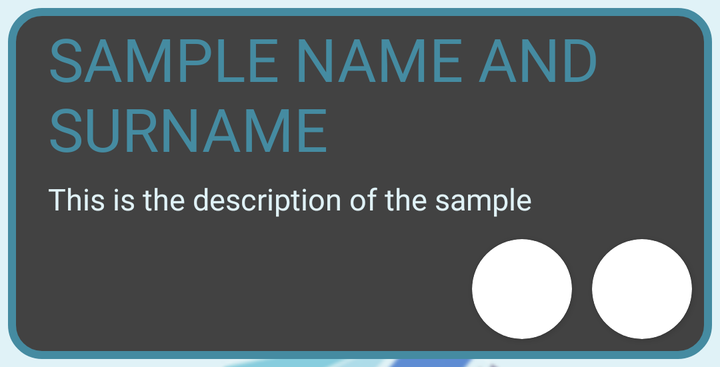
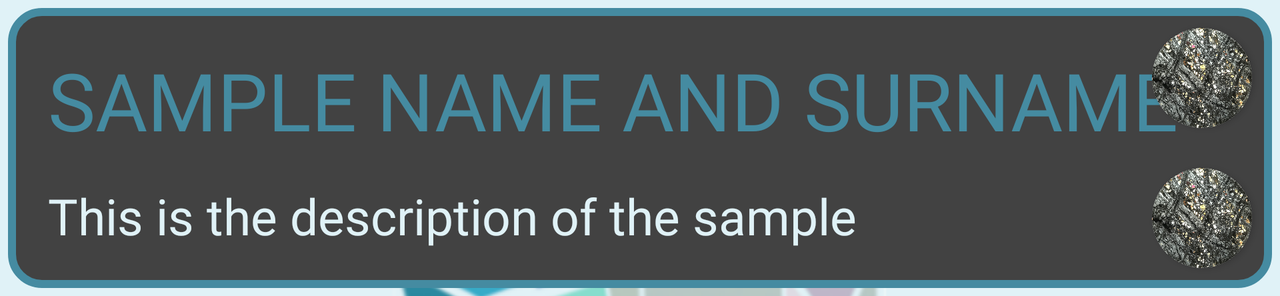

Two renders of one Android screen. The first uses the default layout on a phone; the second uses the alternative layout the repository ships for a different screen configuration, on a matching device. The two XML files are below.
<!-- AndroidManifest.xml: application theme Theme.Minescope -->
<!-- res/layout/sample.xml -->
<?xml version="1.0" encoding="utf-8"?>
<androidx.constraintlayout.widget.ConstraintLayout xmlns:android="http://schemas.android.com/apk/res/android"
    xmlns:app="http://schemas.android.com/apk/res-auto"
    xmlns:tools="http://schemas.android.com/tools"
    android:layout_width="match_parent"
    android:layout_height="wrap_content"
    android:layout_margin="4dp"
    android:background="@drawable/mineral_background">

    <TextView
        android:id="@+id/sample_namesurname"
        android:layout_width="wrap_content"
        android:maxWidth="360dp"
        android:layout_height="wrap_content"
        android:layout_marginStart="20dp"
        android:layout_marginTop="5dp"
        tools:text="SAMPLE NAME AND SURNAME"
        android:textColor="?attr/colorSecondary"
        android:textSize="30sp"
        app:layout_constraintStart_toStartOf="parent"
        app:layout_constraintTop_toTopOf="parent"
        tools:ignore="HardcodedText" />

    <TextView
        android:id="@+id/sample_short_description"
        android:layout_width="wrap_content"
        android:layout_height="wrap_content"
        android:layout_marginStart="20dp"
        android:layout_marginTop="5dp"
        android:maxWidth="360dp"
        android:text="This is the description of the sample"
        android:textColor="?attr/colorPrimary"
        android:textSize="15sp"
        app:layout_constraintStart_toStartOf="parent"
        app:layout_constraintTop_toBottomOf="@+id/sample_namesurname"
        tools:ignore="HardcodedText" />

    <androidx.cardview.widget.CardView
        android:id="@+id/card"
        android:layout_width="50dp"
        android:layout_height="50dp"
        android:layout_margin="10dp"
        app:cardCornerRadius="700dp"
        app:layout_constraintBottom_toBottomOf="parent"
        app:layout_constraintEnd_toEndOf="parent"
        app:layout_constraintTop_toBottomOf="@+id/sample_short_description">

        <ImageView
            android:id="@+id/image"
            android:layout_width="match_parent"
            android:layout_height="700dp"
            android:layout_gravity="center"
            android:paddingTop="4dp"
            android:scaleType="fitCenter"
            android:scaleX="1.2"
            android:scaleY="1.2"
            app:layout_constraintEnd_toEndOf="parent"
            app:layout_constraintStart_toStartOf="parent"
            app:layout_constraintTop_toTopOf="parent" />

    </androidx.cardview.widget.CardView>

    <androidx.cardview.widget.CardView
        android:id="@+id/card2"
        android:layout_width="50dp"
        android:layout_height="50dp"
        android:layout_margin="10dp"
        app:cardCornerRadius="700dp"
        app:layout_constraintBottom_toBottomOf="parent"
        app:layout_constraintEnd_toStartOf="@+id/card"
        app:layout_constraintTop_toBottomOf="@+id/sample_short_description">

        <ImageView
            android:id="@+id/image2"
            android:layout_width="match_parent"
            android:layout_height="700dp"
            android:layout_gravity="center"
            android:paddingTop="4dp"
            android:scaleType="fitCenter"
            android:scaleX="1.2"
            android:scaleY="1.2"
            app:layout_constraintEnd_toEndOf="parent"
            app:layout_constraintStart_toStartOf="parent"
            app:layout_constraintTop_toTopOf="parent" />

    </androidx.cardview.widget.CardView>

</androidx.constraintlayout.widget.ConstraintLayout>
<!-- resources referenced by this layout -->
<resources>
  <!-- drawable mineral_background (drawable) -->
  <?xml version="1.0" encoding="UTF-8"?>
  <shape xmlns:android="http://schemas.android.com/apk/res/android">
      <stroke android:width="4dp" android:color="?attr/colorSecondary"/>
      <corners android:radius="15dp"/>
      <solid android:color="@color/dark_gray"/>
      <padding android:left="0dp" android:top="0dp" android:right="0dp" android:bottom="0dp" />
  </shape>
  <style name="Theme.Minescope" parent="Theme.MaterialComponents.DayNight.NoActionBar">
          
          <item name="colorPrimary">@color/azure_x_11_web</item>
          <item name="colorPrimaryVariant">@color/darker_light</item>
          <item name="colorOnPrimary">@color/white</item>
          
          <item name="colorSecondary">@color/blue_munsell</item>
          <item name="colorSecondaryVariant">@color/darker_dark</item>
          <item name="colorOnSecondary">@color/black</item>
          
          <item name="android:statusBarColor" tools:targetApi="l">?attr/colorPrimary</item>
          
  
          //LOGO IMAGE
          <item name="logo_image">@drawable/logo_light</item>
  
          //LAUNCH SCREEN
          <item name="android:windowBackground">@drawable/launch_screen</item>
  
          //FONT
          <item name="fontFamily">@font/permanent_marker</item>
      </style>
  
      //TABS
  <color name="dark_gray">#424242</color> //Color Palette
  <color name="azure_x_11_web">#E0F2F7</color> //Color Palette
      //Lighter light is white
  <color name="darker_light">#AEBFC4</color>
  <color name="white">#FFFFFFFF</color> //Color Palette
  
      //APP COLORS
      //Dark colors
  <color name="blue_munsell">#458BA1</color> //Color Palette
  <color name="darker_dark">#025E72</color>
  <color name="black">#FF000000</color> //Color Palette
  <!-- drawable logo_light: png bitmap (drawable, 74678 bytes) -->
  <!-- drawable launch_screen (drawable) -->
  <?xml version="1.0" encoding="utf-8"?>
  <layer-list xmlns:android="http://schemas.android.com/apk/res/android">
      <item android:drawable="?attr/colorPrimary"/>
      <item>
          <bitmap android:gravity="center" android:src="?attr/logo_image"/>
      </item>
  </layer-list>
</resources>
<!-- res/layout-land/sample.xml (the repository's variant of the layout above) -->
<!-- drawn on the phone turned sideways -->
<?xml version="1.0" encoding="utf-8"?>
<androidx.constraintlayout.widget.ConstraintLayout xmlns:android="http://schemas.android.com/apk/res/android"
    xmlns:app="http://schemas.android.com/apk/res-auto"
    xmlns:tools="http://schemas.android.com/tools"
    android:layout_width="match_parent"
    android:layout_height="wrap_content"
    android:layout_margin="4dp"
    android:background="@drawable/mineral_background">

    <TextView
        android:id="@+id/sample_namesurname"
        android:layout_width="wrap_content"
        android:layout_height="wrap_content"
        android:layout_marginStart="20dp"
        android:layout_marginTop="5dp"
        android:maxWidth="635dp"
        android:textColor="?attr/colorSecondary"
        android:textSize="40sp"
        app:layout_constraintBottom_toTopOf="@+id/sample_short_description"
        app:layout_constraintStart_toStartOf="parent"
        app:layout_constraintTop_toTopOf="parent"
        tools:ignore="HardcodedText"
        tools:text="SAMPLE NAME AND SURNAME" />

    <TextView
        android:id="@+id/sample_short_description"
        android:layout_width="wrap_content"
        android:layout_height="wrap_content"
        android:layout_marginStart="20dp"
        android:layout_marginBottom="5dp"
        android:maxWidth="635dp"
        android:text="This is the description of the sample"
        android:textColor="?attr/colorPrimary"
        android:textSize="25sp"
        app:layout_constraintBottom_toBottomOf="parent"
        app:layout_constraintStart_toStartOf="parent"
        app:layout_constraintTop_toBottomOf="@+id/sample_namesurname"
        tools:ignore="HardcodedText" />

    <androidx.cardview.widget.CardView
        android:id="@+id/card"
        android:layout_width="50dp"
        android:layout_height="50dp"
        android:layout_margin="10dp"
        app:cardCornerRadius="700dp"
        app:layout_constraintBottom_toBottomOf="parent"
        app:layout_constraintEnd_toEndOf="parent"
        app:layout_constraintTop_toBottomOf="@+id/card2">

        <ImageView
            android:id="@+id/image"
            android:layout_width="match_parent"
            android:layout_height="700dp"
            android:layout_gravity="center"
            android:paddingTop="4dp"
            android:scaleType="fitCenter"
            android:scaleX="1.2"
            android:scaleY="1.2"
            android:src="@drawable/sepentina"
            app:layout_constraintEnd_toEndOf="parent"
            app:layout_constraintStart_toStartOf="parent"
            app:layout_constraintTop_toTopOf="parent" />

    </androidx.cardview.widget.CardView>

    <androidx.cardview.widget.CardView
        android:id="@+id/card2"
        android:layout_width="50dp"
        android:layout_height="50dp"
        android:layout_margin="10dp"
        app:cardCornerRadius="700dp"
        app:layout_constraintBottom_toTopOf="@+id/card"
        app:layout_constraintEnd_toEndOf="parent"
        app:layout_constraintTop_toTopOf="parent">

        <ImageView
            android:id="@+id/image2"
            android:layout_width="match_parent"
            android:layout_height="700dp"
            android:layout_gravity="center"
            android:paddingTop="4dp"
            android:scaleType="fitCenter"
            android:scaleX="1.2"
            android:scaleY="1.2"
            android:src="@drawable/sepentina"
            app:layout_constraintEnd_toEndOf="parent"
            app:layout_constraintStart_toStartOf="parent"
            app:layout_constraintTop_toTopOf="parent" />

    </androidx.cardview.widget.CardView>

</androidx.constraintlayout.widget.ConstraintLayout>
<!-- resources referenced by the variant -->
<!-- as the phone turned sideways resolves them -->
<resources>
  <!-- drawable mineral_background (drawable) -->
  <?xml version="1.0" encoding="UTF-8"?>
  <shape xmlns:android="http://schemas.android.com/apk/res/android">
      <stroke android:width="4dp" android:color="?attr/colorSecondary"/>
      <corners android:radius="15dp"/>
      <solid android:color="@color/dark_gray"/>
      <padding android:left="0dp" android:top="0dp" android:right="0dp" android:bottom="0dp" />
  </shape>
  <!-- drawable sepentina: jpg bitmap (drawable-v24, 817850 bytes) -->
  <style name="Theme.Minescope" parent="Theme.MaterialComponents.DayNight.NoActionBar">
          
          <item name="colorPrimary">@color/azure_x_11_web</item>
          <item name="colorPrimaryVariant">@color/darker_light</item>
          <item name="colorOnPrimary">@color/white</item>
          
          <item name="colorSecondary">@color/blue_munsell</item>
          <item name="colorSecondaryVariant">@color/darker_dark</item>
          <item name="colorOnSecondary">@color/black</item>
          
          <item name="android:statusBarColor" tools:targetApi="l">?attr/colorPrimary</item>
          
  
          //LOGO IMAGE
          <item name="logo_image">@drawable/logo_light</item>
  
          //LAUNCH SCREEN
          <item name="android:windowBackground">@drawable/launch_screen</item>
  
          //FONT
          <item name="fontFamily">@font/permanent_marker</item>
      </style>
  
      //TABS
  <color name="dark_gray">#424242</color> //Color Palette
  <color name="azure_x_11_web">#E0F2F7</color> //Color Palette
      //Lighter light is white
  <color name="darker_light">#AEBFC4</color>
  <color name="white">#FFFFFFFF</color> //Color Palette
  
      //APP COLORS
      //Dark colors
  <color name="blue_munsell">#458BA1</color> //Color Palette
  <color name="darker_dark">#025E72</color>
  <color name="black">#FF000000</color> //Color Palette
  <!-- drawable logo_light: png bitmap (drawable, 74678 bytes) -->
  <!-- drawable launch_screen (drawable) -->
  <?xml version="1.0" encoding="utf-8"?>
  <layer-list xmlns:android="http://schemas.android.com/apk/res/android">
      <item android:drawable="?attr/colorPrimary"/>
      <item>
          <bitmap android:gravity="center" android:src="?attr/logo_image"/>
      </item>
  </layer-list>
</resources>
